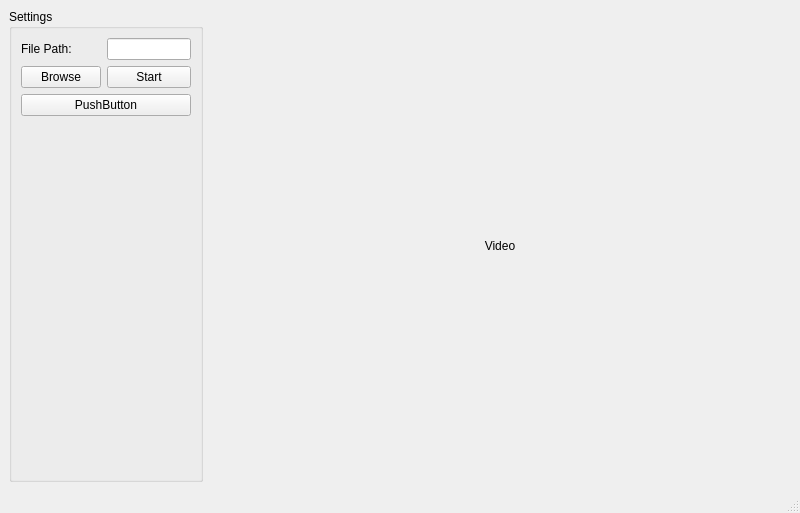
<?xml version="1.0" encoding="UTF-8"?>
<ui version="4.0">
 <class>MainWindow</class>
 <widget class="QMainWindow" name="MainWindow">
  <property name="geometry">
   <rect>
    <x>0</x>
    <y>0</y>
    <width>800</width>
    <height>513</height>
   </rect>
  </property>
  <property name="windowTitle">
   <string>MainWindow</string>
  </property>
  <widget class="QWidget" name="centralwidget">
   <property name="sizePolicy">
    <sizepolicy hsizetype="Preferred" vsizetype="Preferred">
     <horstretch>0</horstretch>
     <verstretch>0</verstretch>
    </sizepolicy>
   </property>
   <layout class="QGridLayout" name="gridLayout">
    <item row="0" column="1">
     <widget class="QWidget" name="widget" native="true">
      <property name="sizePolicy">
       <sizepolicy hsizetype="Preferred" vsizetype="Preferred">
        <horstretch>3</horstretch>
        <verstretch>0</verstretch>
       </sizepolicy>
      </property>
      <layout class="QVBoxLayout" name="verticalLayout">
       <item>
        <widget class="QLabel" name="videoPlayerLabel">
         <property name="layoutDirection">
          <enum>Qt::LeftToRight</enum>
         </property>
         <property name="text">
          <string>Video</string>
         </property>
         <property name="alignment">
          <set>Qt::AlignCenter</set>
         </property>
        </widget>
       </item>
      </layout>
     </widget>
    </item>
    <item row="0" column="0">
     <widget class="QGroupBox" name="SettingsGroupBox">
      <property name="sizePolicy">
       <sizepolicy hsizetype="Preferred" vsizetype="Preferred">
        <horstretch>1</horstretch>
        <verstretch>0</verstretch>
       </sizepolicy>
      </property>
      <property name="title">
       <string>Settings</string>
      </property>
      <layout class="QFormLayout" name="formLayout">
       <item row="0" column="1">
        <widget class="QLineEdit" name="pathLineEdit"/>
       </item>
       <item row="0" column="0">
        <widget class="QLabel" name="label_2">
         <property name="text">
          <string>File Path:</string>
         </property>
        </widget>
       </item>
       <item row="1" column="0">
        <widget class="QPushButton" name="browsePushButton">
         <property name="text">
          <string>Browse</string>
         </property>
        </widget>
       </item>
       <item row="1" column="1">
        <widget class="QPushButton" name="pathPushButton">
         <property name="text">
          <string>Start</string>
         </property>
        </widget>
       </item>
       <item row="2" column="0" colspan="2">
        <widget class="QPushButton" name="pushButton">
         <property name="text">
          <string>PushButton</string>
         </property>
        </widget>
       </item>
      </layout>
     </widget>
    </item>
   </layout>
  </widget>
  <widget class="QMenuBar" name="menubar">
   <property name="geometry">
    <rect>
     <x>0</x>
     <y>0</y>
     <width>800</width>
     <height>23</height>
    </rect>
   </property>
  </widget>
  <widget class="QStatusBar" name="statusbar"/>
 </widget>
 <resources/>
 <connections/>
</ui>
